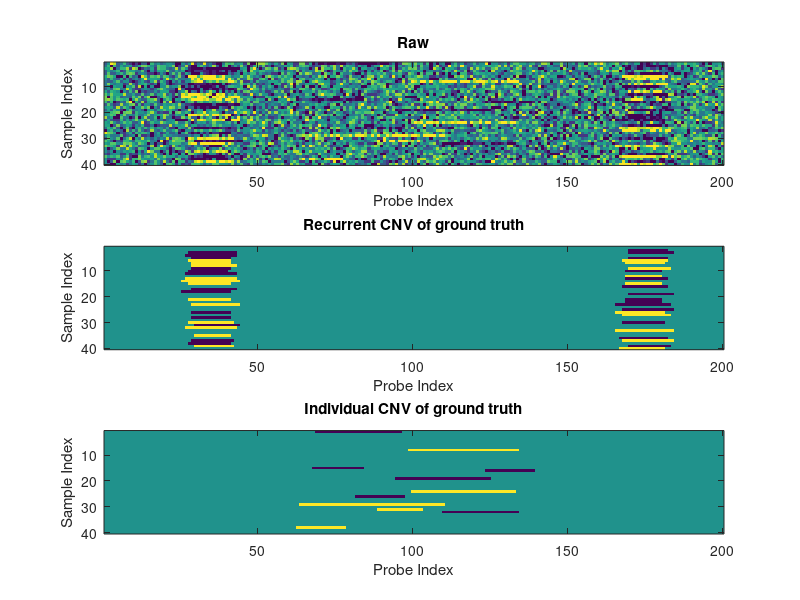

Reproduce this figure in MATLAB. (Note: this script raises an error after producing the figure.)
clear all
load data/Simulated_data
% show the raw data and  recurrent CNV and indiviual CNV of ground truth
figure
subplot(311)
imagesc(D',[-1,1]);
title('Raw')
ylabel('Sample Index');
xlabel('Probe Index');
subplot(312)
imagesc(G',[-1,1]);
title('Recurrent CNV of ground truth')
ylabel('Sample Index');
xlabel('Probe Index');
subplot(313)
imagesc(S',[-1,1]);
title('Individual CNV of ground truth')
ylabel('Sample Index');
xlabel('Probe Index');
D(isnan(D)) = 0;

alpha1 = 0.01;
alpha2 = 0.01;
beta2=0.3;
beta1 = beta2*3;
tol = 1e-3;

[G1,S1] = JNCO(D,alpha1,alpha2,beta1,beta2,tol);

% show the raw data and recurrent CNV and indiviual CNV of recoverying by JNCO
figure
subplot(311)
imagesc(D',[-1,1]);
title('Raw')
ylabel('Sample Index');
xlabel('Probe Index');
subplot(312)
imagesc(G1',[-1,1]);
title('Recurrent CNV of JNCO')
ylabel('Sample Index');
xlabel('Probe Index');
subplot(313)
imagesc(S1',[-1,1]);
title('Individual CNV of JNCO')
ylabel('Sample Index');
xlabel('Probe Index');

figure
[x,y]= ROC(abs(G1(:)), abs(G(:)) );
plot(x,y,'k-o','LineWidth',1 );
labeltext ={'JNCO'};
set(gcf,'PaperpositionMode','Auto') 
legend(labeltext,'Location','SouthEast');
xlabel('Specificity');
ylabel('Sensitivity');
title('ROC of recurrent CNV')

figure
[x,y]= ROC(abs(S1(:)), abs(S(:)) );
plot(x,y,'k-o','LineWidth',1 );
labeltext ={'JNCO'};
set(gcf,'PaperpositionMode','Auto') 
legend(labeltext,'Location','SouthEast');
xlabel('Specificity');
ylabel('Sensitivity');
title('ROC of individual CNV')
